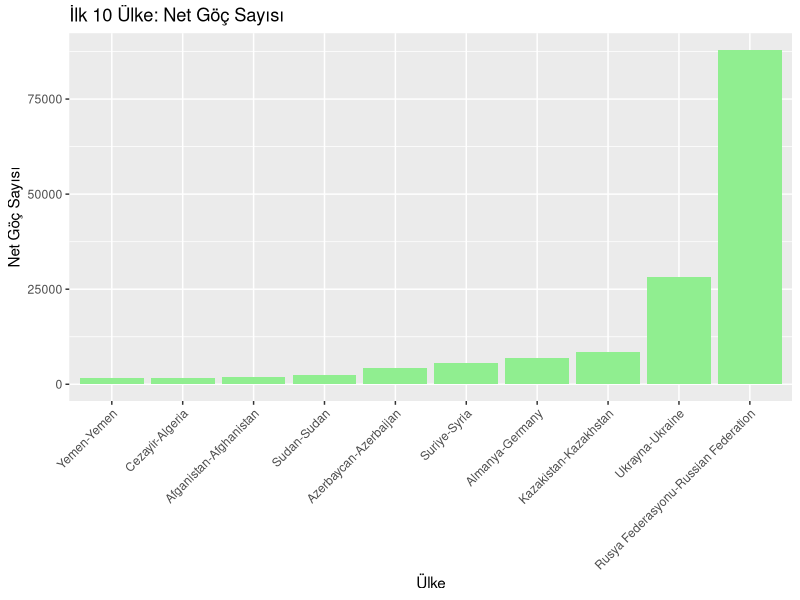

The R source for this figure:
## ---- chunk 1
library(readxl)
yas <- read_xls("yas.xls")
getwd()
satir_sayisi <- nrow(yas)
sutun_sayisi <- ncol(yas)
sutun_isimleri <- colnames(yas)
print(paste("Yabancı Uyruklu Nüfus Verilerinin Satır Sayısı:", satir_sayisi))
print(paste("Yabancı Uyruklu Nüfus Verilerinin Sütun Sayısı:", sutun_sayisi))
print("Sütun İsimleri:")
print(sutun_isimleri)
head(yas)
## ---- chunk 2
library(readxl)
vatandaslik <- read_xls("vatandaslik.xls")
getwd()
satir_sayisi <- nrow(vatandaslik)
sutun_sayisi <- ncol(vatandaslik)
sutun_isimleri <- colnames(vatandaslik)
print(paste("Vatandaşlık Ülkesine Göre Verilerinin Satır Sayısı:", satir_sayisi))
print(paste("Vatandaşlık Ülkesine Göre Verilerinin Sütun Sayısı:", sutun_sayisi))
print("Sütun İsimleri:")
print(sutun_isimleri)
head(vatandaslik)

## ---- chunk 3
library(readxl)
il <- read_xls("il.xls")
getwd()
satir_sayisi <- nrow(il)
sutun_sayisi <- ncol(il)
sutun_isimleri <- colnames(il)
illeregore_net_goc <- "net"
illeregore_net_goc_toplami <- sum(il[[illeregore_net_goc]], na.rm = TRUE )
print(paste("İllere Göre Göç Verilerinin Satır Sayısı:", satir_sayisi))
print(paste("İllere Göre Göç Verilerinin Sütun Sayısı:", sutun_sayisi))
print("Sütun İsimleri:")
print(sutun_isimleri)
print(paste("İllere Göre Göç Verilerinin Net Göç Toplamı:", illeregore_net_goc_toplami))
head(il)

## ---- chunk 4
library(readxl)
yabanci_nufus <- read_xls("yabanci_nufus.xls")
getwd()
satir_sayisi <- nrow(yabanci_nufus)
sutun_sayisi <- ncol(yabanci_nufus)
sutun_isimleri <- colnames(yabanci_nufus)
yabanci <- "yabanci_uyruklu_nufus"
yabanci_toplami <- sum(yabanci_nufus[[yabanci]], na.rm = TRUE )

print(paste("Yabancı Uyruklu Nüfus Verilerinin Satır Sayısı:", satir_sayisi))
print(paste("Yabancı Uyruklu Nüfus Verilerinin Sütun Sayısı:", sutun_sayisi))
print("Sütun İsimleri:")
print(sutun_isimleri)
print(paste("Yabancı Uyruklu Nüfus Toplamı:", yabanci_toplami))
head(yabanci_nufus)
## ---- chunk 5

top_10_net_goc <- vatandaslik[order(vatandaslik$net, decreasing = TRUE), ]
top_10_net_goc <- top_10_net_goc[1:10, c("vatandaslik_ulkesi", "net")]
print(top_10_net_goc)

## ---- chunk 6
library(ggplot2)
library(readxl)
vatandaslik <- read_xls("vatandaslik.xls")
getwd()

top_10_net_goc <- vatandaslik[order(vatandaslik$net, decreasing = TRUE), ][1:10, ] 
ggplot(top_10_net_goc, aes(x = reorder(vatandaslik_ulkesi, net), y = net)) +
  geom_bar(stat = "identity", fill = "lightgreen") +
  ggtitle("İlk 10 Ülke: Net Göç Sayısı") +
  xlab("Ülke") +
  ylab("Net Göç Sayısı") +
  theme(axis.text.x = element_text(angle = 45, hjust = 1))

